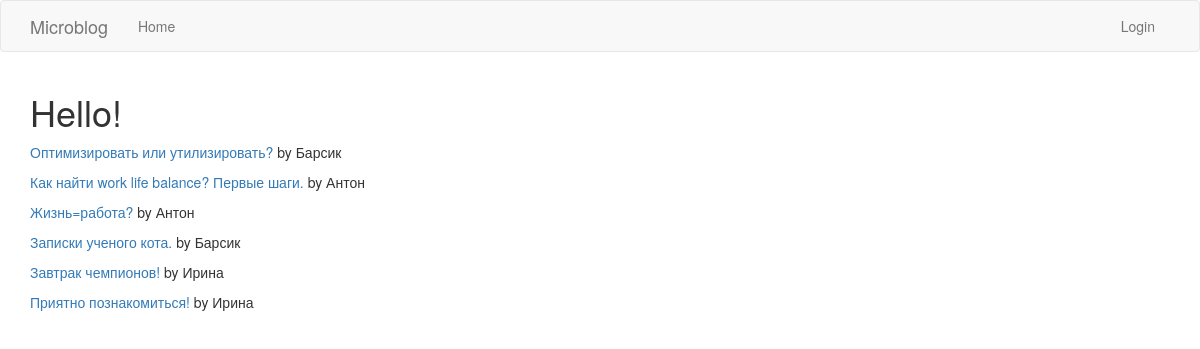
/index, run on the app's committed database.
### blog/models.py (models this page shows, shortened)
class Posts(db.Model):
    id = db.Column(db.Integer, primary_key=True)
    author_id = db.Column(db.Integer, db.ForeignKey('users.id'))
    title = db.Column(db.String(64))
    content = db.Column(db.String(2000))
    publication_datetime = db.Column(db.DateTime, index=True, default=datetime.utcnow)
    comments = db.relationship("Comments", backref="post", lazy="dynamic", cascade="all,delete")

class Users(UserMixin, db.Model):
    id = db.Column(db.Integer, primary_key=True)
    username = db.Column(db.String(64), index=True, unique=True)
    email = db.Column(db.String(120), index=True, unique=True)
    password_hash = db.Column(db.String(128))
    posts = db.relationship("Posts", backref='author', lazy='dynamic', cascade="all,delete")
    comments = db.relationship("Comments", backref="author", lazy="dynamic", cascade="all,delete")

### blog/routes.py (the view)
@app.route('/')
@app.route('/index')
def index():
    posts = Posts.query.order_by(Posts.publication_datetime.desc()).all()
    return render_template("index.html", title="Home", posts=posts)

### blog/templates/index.html
{% extends "base.html" %}
{% block app_content %}
    {% if current_user.username %}
        <h1>Hello, {{ current_user.username }}!</h1>
    {% else %}
        <h1>Hello!</h1>
    {% endif %}
    {% if posts %}
        {% for post in posts %}
        <div>
            <p><a href="{{ url_for('post', post_id=post.id) }}">{{ post.title }}</a> by {{ post.author.username }}</p>
        </div>
        {% endfor %}
    {% else %}
        <p>There is no posts yet</p>
    {% endif %}
{% endblock %}

### blog/templates/base.html (shortened to what this page needs)
{% extends 'bootstrap/base.html' %}
{% block navbar %}
    <nav class="navbar navbar-default">
        <div class="container">
            <div class="navbar-header">
                <a class="navbar-brand" href="{{ url_for('index') }}">Microblog</a>
            </div>
            <div class="collapse navbar-collapse" id="bs-example-navbar-collapse-1">
                <ul class="nav navbar-nav">
                    <li><a href="{{ url_for('index') }}">Home</a></li>
                </ul>
                <ul class="nav navbar-nav navbar-right">
                    {% if current_user.is_anonymous %}
                    <li><a href="{{ url_for('login') }}">Login</a></li>
                    {% else %}
                    <li><a href="{{ url_for('user', username=current_user.username) }}">Profile:{{ current_user.username }}</a></li>
                    <li><a href="{{ url_for('logout') }}">Logout</a></li>
                    {% endif %}
                </ul>
            </div>
        </div>
    </nav>
{% endblock %}
{% block content %}
    <div class="container">
        {% block app_content %}{% endblock %}
    </div>
{% endblock %}

### data on the page
Posts: title "Оптимизировать или утилизировать?", author.username "Барсик"
Posts: title "Как найти work life balance? Первые шаги.", author.username "Антон"
Posts: title "Жизнь=работа?", author.username "Антон"
Posts: title "Записки ученого кота.", author.username "Барсик"
Posts: title "Завтрак чемпионов!", author.username "Ирина"
Posts: title "Приятно познакомиться!", author.username "Ирина"
